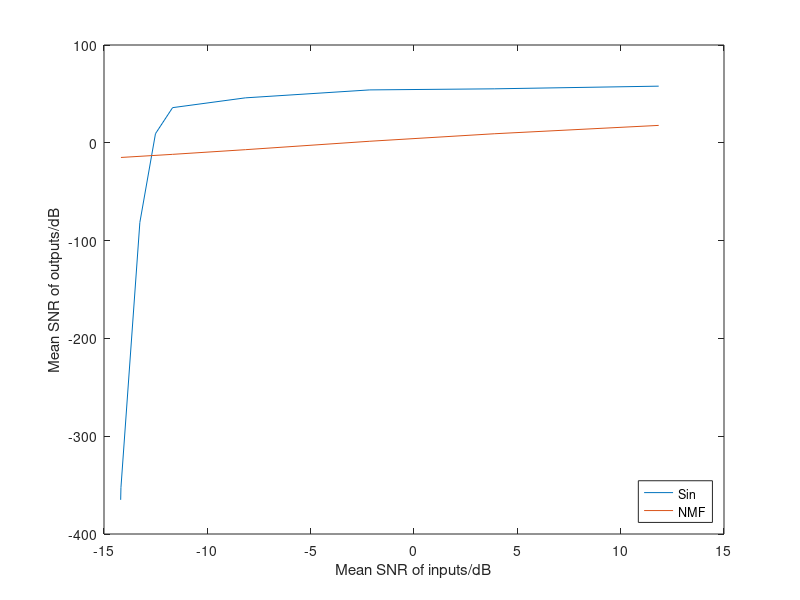

Reproduce this figure in MATLAB.
inSNR = [-14.1935, -14.1805, -13.2653, -12.5096, -11.6817, -8.1599, -2.1393, 3.8813, 11.8401];
outSNR = [-365.063, -352.602, -81.4467, 9.31435, 35.9491, 45.9647, 54.0935, 55.1898, 57.9213];
outSNREr = [477.789, 469.126, 127.597, 55.3973, 18.9779, 8.21627, 7.59442, 6.89302, 8.4362];
inSNRMat = [-14.1805, -11.6817, -8.1599, -2.1393, 3.8813, 11.8401];
matSNR = [-14.9844, -11.8032, -7.03229, 1.58634, 9.24763, 17.7985];
matSNREr = [5.03715, 4.9634, 5.12386, 5.76312, 6.55015, 6.77564];

%errorbar(inSNR, outSNR, outSNREr)
plot(inSNR, outSNR)
hold on
plot(inSNRMat, matSNR)
xlabel('Mean SNR of inputs/dB')
ylabel('Mean SNR of outputs/dB')
legend('Sin', 'NMF', 'Location', 'southeast')
%title('Noise reduction')